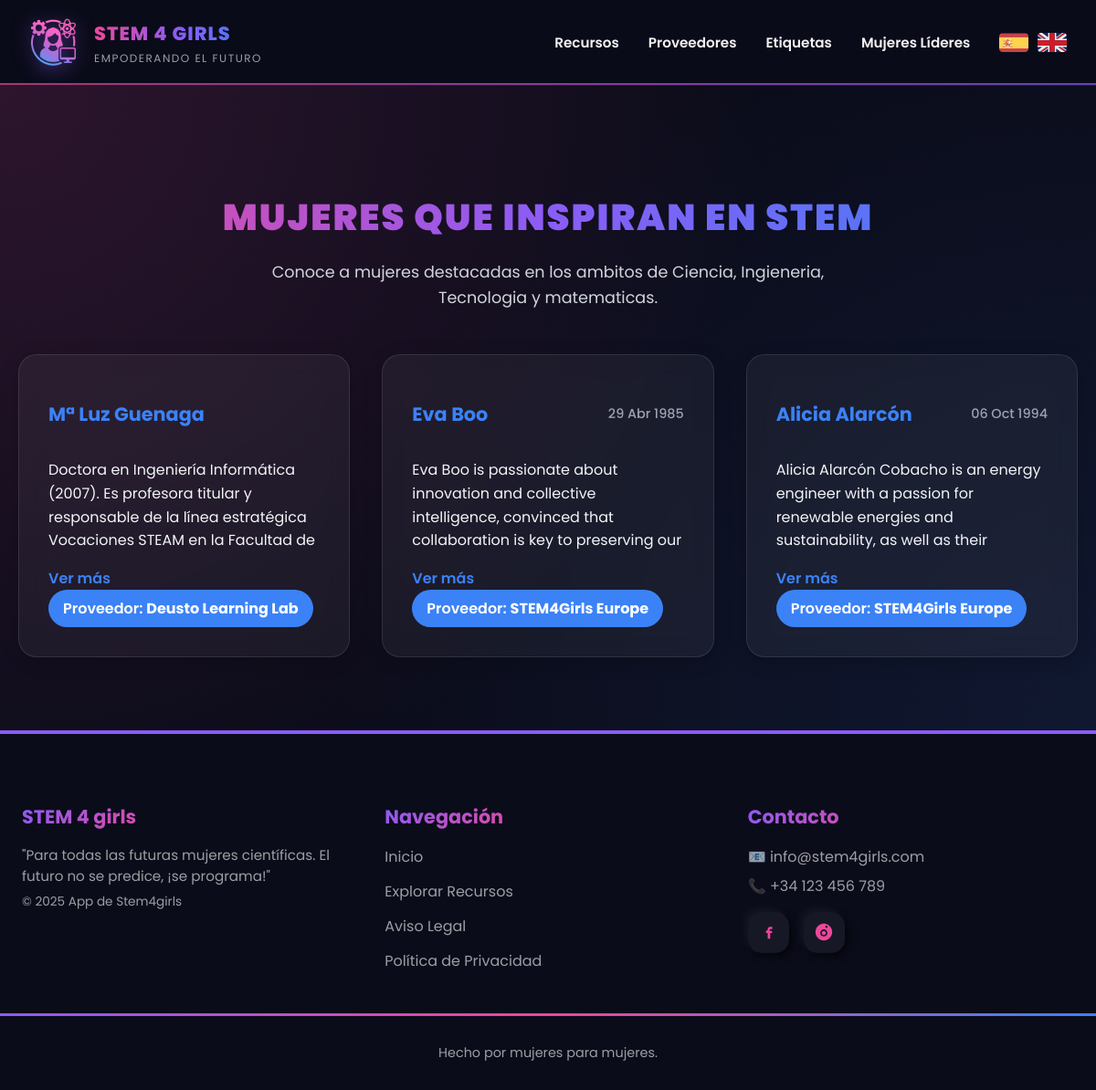
Screenshot of /appstem4girls/mujeres_lideres/ with the database file from the repository.
### appstem4girls/models.py (models this page shows, shortened)
class Mujeres(models.Model):
    nombre = models.CharField(max_length=100)
    descripcion = models.TextField(blank=True)
    proveedor = models.ForeignKey(Proveedor, on_delete=models.CASCADE, related_name='mujer_proveedor', null=True)
    fecha_NCTO= models.DateField(null=True, blank=True)

class Proveedor(models.Model):
    nombre = models.CharField(max_length=100)
    descripcion = models.TextField()
    ciudad = models.CharField(max_length=150, blank=True)
    direccion = models.CharField(max_length=200, blank=True)
    telefono = models.CharField(max_length=20, blank=True)
    email = models.EmailField(blank=True)
    web = models.URLField(blank=True, null=True)

### appstem4girls/views.py (the view)
# urls.py: path('mujeres_lideres/', views.mujeres_lideres, name='mujeres_lideres'),
def mujeres_lideres(request, ):
    mujeres = Mujeres.objects.all().order_by('fecha_NCTO')
    context = {
        'mujeres': mujeres
    }
    return render(request, 'mujeres_lideres.html', context)

### appstem4girls/templates/mujeres_lideres.html (shortened to what this page needs)
{% extends "base.html" %}
{% load static %}
{% load i18n %}
{% block extra_css %}
<link rel="stylesheet" href="{% static 'css/mujeres.css' %}">
{% endblock %}
{% block contenido %}
<section class="mujeres_section">
    <div class="info_mujeres">
        <h1 id="mujeres-tit">{% trans "Mujeres que inspiran en STEM" %}</h1>
        <p class="subtitle">{% trans "Conoce a mujeres destacadas en los ambitos de Ciencia, Ingieneria, Tecnologia y matematicas." %}</p>
    </div>
    {% if mujeres %}
    <div class="mujeres_grid">
        {% for mujer in mujeres %}
            <div class="mujer_card">
                <div class="card_header">
                    <h2 class="mujer_nombre">{{ mujer.nombre }}</h2>
                    {% if mujer.fecha_NCTO %}
                        <span class="mujer_fecha">
                            {{ mujer.fecha_NCTO|date:"d M Y" }}
                        </span>
                    {% endif %}
                </div>
                <div class="card_body">
                    <p class="mujer_descripcion">
                        {{ mujer.descripcion}}
                    </p>
                    <label for="toggle-{{ forloop.counter }}" class="ver-mas-btn">Ver más</label>
                    {% if mujer.proveedor %}
                        <a href="{% url 'detalle_proveedor' mujer.proveedor.id %}" class="btn_detalle">
                            Proveedor: <strong>{{ mujer.proveedor.nombre }}</strong>
                        </a>
                    {% endif %}
                </div>
            </div>
        {% endfor %}
    </div>
    {% else %}
        <p class="no-data">No hay mujeres registradas aún.</p>
    {% endif %}
</section>
{% endblock %}

### appstem4girls/static/css/base.css (style rules this page uses)
:root { --primary: #8B5CF6; --secondary: #EC4899; --accent: #3B82F6; --text-light: rgba(255, 255, 255, 0.95); --text-muted: rgba(255, 255, 255, 0.6); --bg-dark: #0B0C1A; }
body { font-family: 'Poppins', Arial, sans-serif; background-color: var(--bg-dark); color: var(--text-light); margin: 0; padding: 0; min-height: 100vh; display: flex; flex-direction: column; }

### appstem4girls/static/css/mujeres.css (style rules this page uses)
.mujeres_section { text-align: center; padding: 80px 20px; max-width: 1200px; margin: 0 auto; position: relative; background: radial-gradient(circle at top left, rgba(236,72,153,0.15), transparent 60%), radial-gradient(circle at bottom right, rgba(59,130,246,0.1), transparent 60%); }
#mujeres-tit { font-weight: 900; font-size: 2.5rem; background: linear-gradient(90deg, var(--secondary) 0%, var(--primary) 50%, var(--accent) 100%); background-clip: text; -webkit-background-clip: text; color: transparent; -webkit-text-fill-color: transparent; text-transform: uppercase; letter-spacing: 2px; margin-bottom: 1rem; transition: transform 0.3s ease; }
.info_mujeres .subtitle { color: #d1d5db; font-size: 1.1rem; max-width: 700px; margin: 0 auto 3rem; line-height: 1.6; }
.mujeres_grid { display: grid; grid-template-columns: repeat(auto-fit, minmax(280px, 1fr)); gap: 35px; justify-content: center; }
.mujer_card { background: rgba(255, 255, 255, 0.05); border: 1px solid rgba(255, 255, 255, 0.1); backdrop-filter: blur(12px); border-radius: 20px; padding: 2rem; color: white; text-align: left; transition: transform 0.4s ease, box-shadow 0.4s ease; box-shadow: 0 4px 20px rgba(0,0,0,0.2); }
.card_header { display: flex; justify-content: space-between; align-items: center; margin-bottom: 1rem; }
.mujer_nombre { font-size: 1.3rem; font-weight: 700; color: var(--accent); }
.mujer_fecha { font-size: 0.9rem; color: #9ca3af; font-weight: 500; }
.mujer_descripcion { position: relative; font-size: 1rem; color: #f3f4f6; line-height: 1.6; margin-bottom: 1rem; max-height: calc(1.6em * 4); overflow: hidden; transition: max-height 0.4s ease; }
.ver-mas-btn { background: none; border: none; color: var(--accent); font-weight: 600; cursor: pointer; padding: 0; margin-bottom: 1rem; transition: color 0.3s ease; }
.btn_detalle { display: inline-block; background-color: var(--accent); color: #ffffff; font-weight: 600; text-align: center; padding: 0.5rem 1rem; border-radius: 9999px; text-decoration: none; transition: background-color 0.3s ease, transform 0.2s ease; }

### rows the page displays
Mujeres: nombre "Mª Luz Guenaga", descripcion "Doctora en Ingeniería Informática (2007). Es profesora titular y responsable de la línea estratégica Vocaciones STEAM en la Facultad de…", proveedor.nombre "Deusto Learning Lab"
Mujeres: nombre "Eva Boo", fecha_NCTO "29 Abr 1985", descripcion "Eva Boo is passionate about innovation and collective intelligence, convinced that collaboration is key to preserving our…", proveedor.nombre "STEM4Girls Europe"
Mujeres: nombre "Alicia Alarcón", fecha_NCTO "06 Oct 1994", descripcion "Alicia Alarcón Cobacho is an energy engineer with a passion for renewable energies and sustainability, as well as their…", proveedor.nombre "STEM4Girls Europe"
